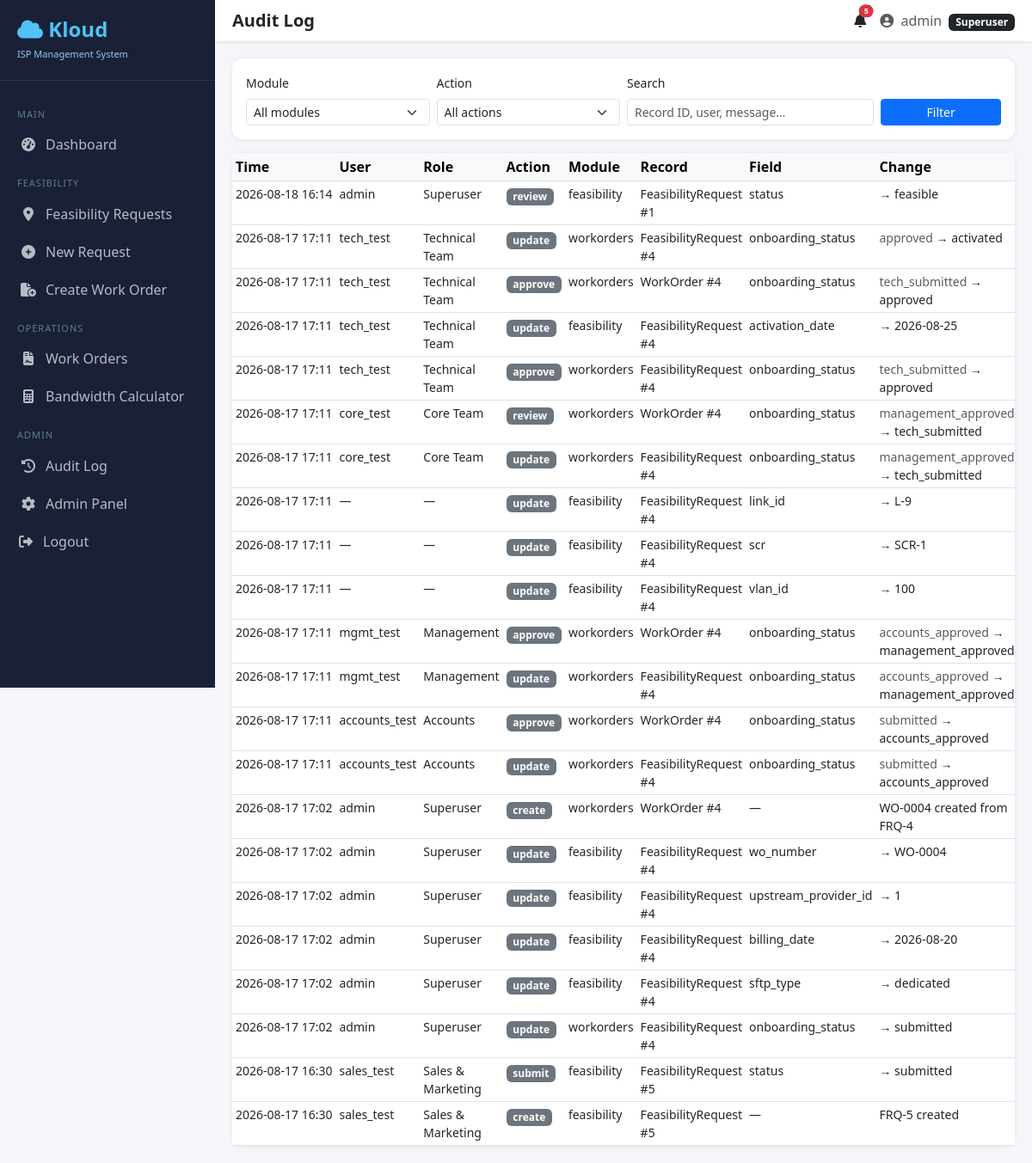
The app's page /accounts/audit/ (signed in) with its own data.
### accounts_dept/models.py (models this page shows, shortened)
class AuditLog(models.Model):
    ACTION_CREATE = 'create'
    ACTION_UPDATE = 'update'
    ACTION_DELETE = 'delete'
    ACTION_SUBMIT = 'submit'
    ACTION_REVIEW = 'review'
    ACTION_APPROVE = 'approve'
    ACTION_REJECT = 'reject'
    ACTION_EXPORT = 'export'
    ACTION_LOGIN = 'login'
    user = models.ForeignKey(
        settings.AUTH_USER_MODEL,
        on_delete=models.SET_NULL,
        null=True,
        blank=True,
        related_name='audit_logs',
    )
    role_name = models.CharField(max_length=80, blank=True)
    action = models.CharField(max_length=40)
    module = models.CharField(max_length=40)
    record_type = models.CharField(max_length=80)
    record_id = models.CharField(max_length=40)
    field_name = models.CharField(max_length=80, blank=True)
    old_value = models.TextField(blank=True)
    new_value = models.TextField(blank=True)
    message = models.TextField(blank=True)
    ip_address = models.GenericIPAddressField(null=True, blank=True)
    source = models.CharField(max_length=40, default='web')
    created_at = models.DateTimeField(auto_now_add=True)
    class Meta:
        ordering = ['-created_at']
        indexes = [
            models.Index(fields=['module', 'record_type', 'record_id']),
            models.Index(fields=['-created_at']),
        ]

### accounts_dept/views.py (the view, shortened to what this page needs)
# urls.py: path('audit/', views.audit_log_list, name='audit_log'),
@permission_required('audit.view')
def audit_log_list(request):
    qs = AuditLog.objects.select_related('user').all()
    module = request.GET.get('module', '')
    action = request.GET.get('action', '')
    search = request.GET.get('search', '').strip()
    if module:
        qs = qs.filter(module=module)
    if action:
        qs = qs.filter(action=action)
    paginator = Paginator(qs, int(request.GET.get('per_page', 25)))
    page = paginator.get_page(request.GET.get('page'))
    modules = AuditLog.objects.values_list('module', flat=True).distinct()
    actions = AuditLog.objects.values_list('action', flat=True).distinct()
    return render(request, 'accounts_dept/audit_log.html', {
        'page': page,
        'module_filter': module,
        'action_filter': action,
        'search': search,
        'modules': sorted(set(modules)),
        'actions': sorted(set(actions)),
    })

### accounts_dept/context_processors.py (called while the page is built)
def rbac_context(request):
    from .permissions import get_user_role, get_user_permission_codenames
    from .models import Notification
    if not request.user.is_authenticated:
        return {}
    role = get_user_role(request.user)
    unread = Notification.objects.filter(user=request.user, is_read=False)
    return {
        'user_role': role,
        'user_perm_codenames': get_user_permission_codenames(request.user),
        'unread_notification_count': unread.count(),
        'recent_notifications': list(unread[:5]),
    }

### accounts_dept/permissions.py (called while the page is built, shortened)
def codename(module, action):
    return f'{module}.{action}'

def get_user_role(user):
    if not user or not user.is_authenticated:
        return None
    if user.is_superuser:
        return None

def get_user_permission_codenames(user):
    if not user or not user.is_authenticated:
        return set()
    if user.is_superuser:
        return {codename(m, a) for m, a, _ in PERMISSION_REGISTRY}

def user_has_perm(user, perm_codename):
    if not user or not user.is_authenticated:
        return False
    if user.is_superuser:
        return True
    role = get_user_role(user)
    if role and role.is_super_role:
        return True
    return perm_codename in get_user_permission_codenames(user)

### accounts_dept/templatetags/rbac_tags.py (called while the page is built)
@register.simple_tag(takes_context=True)
def has_perm(context, codename):
    request = context.get('request')
    if not request or not request.user.is_authenticated:
        return False
    return user_has_perm(request.user, codename)

### accounts_dept/templates/accounts_dept/audit_log.html (shortened to what this page needs)
{% extends 'base.html' %}
{% load rbac_tags %}
{% block page_title %}Audit Log{% endblock %}
{% block content %}
<div class="card mb-3">
  <div class="card-body">
    <form method="get" class="row g-2 align-items-end">
      <div class="col-md-3">
        <label class="form-label small">Module</label>
        <select name="module" class="form-select form-select-sm">
          <option value="">All modules</option>
        </select>
      </div>
      <div class="col-md-3">
        <label class="form-label small">Action</label>
        <select name="action" class="form-select form-select-sm">
          <option value="">All actions</option>
        </select>
      </div>
      <div class="col-md-4">
        <label class="form-label small">Search</label>
        <input type="text" name="search" class="form-control form-control-sm" value="{{ search }}" placeholder="Record ID, user, message…">
      </div>
      <div class="col-md-2">
        <button type="submit" class="btn btn-primary btn-sm w-100">Filter</button>
      </div>
    </form>
  </div>
</div>
<div class="card">
  <div class="card-body p-0">
    <div class="table-responsive">
      <table class="table table-sm table-hover mb-0">
        <thead class="table-light">
          <tr>
            <th>Time</th>
            <th>User</th>
            <th>Role</th>
            <th>Action</th>
            <th>Module</th>
            <th>Record</th>
            <th>Field</th>
            <th>Change</th>
          </tr>
        </thead>
        <tbody>
          {% for log in page %}
          <tr>
            <td class="small text-nowrap">{{ log.created_at|date:"Y-m-d H:i" }}</td>
            <td class="small">{{ log.user.username|default:"—" }}</td>
            <td class="small">{{ log.role_name|default:"—" }}</td>
            <td><span class="badge bg-secondary">{{ log.action }}</span></td>
            <td class="small">{{ log.module }}</td>
            <td class="small">{{ log.record_type }} #{{ log.record_id }}</td>
            <td class="small">{{ log.field_name|default:"—" }}</td>
            <td class="small">
              {% if log.field_name %}
              <span class="text-muted">{{ log.old_value|truncatechars:30 }}</span>
              → <span>{{ log.new_value|truncatechars:30 }}</span>
              {% else %}
              {{ log.message|truncatechars:60 }}
              {% endif %}
            </td>
          </tr>
          {% empty %}
          <tr><td colspan="9" class="text-center text-muted py-4">No audit entries found.</td></tr>
          {% endfor %}
        </tbody>
      </table>
    </div>
  </div>
</div>
{% endblock %}

### templates/base.html (shortened to what this page needs)
<!DOCTYPE html>
<html lang="en">
<head>
  <link href="https://cdn.jsdelivr.net/npm/bootstrap@5.3.0/dist/css/bootstrap.min.css" rel="stylesheet">
  <link href="https://cdnjs.cloudflare.com/ajax/libs/font-awesome/6.4.0/css/all.min.css" rel="stylesheet">
</head>
<body>
<nav class="sidebar">
  <div class="brand">
    <h4><i class="fas fa-cloud"></i> Kloud</h4>
    <small>ISP Management System</small>
  </div>
  {% if user.is_authenticated %}
  {% load rbac_tags %}
  <div class="mt-3">
    <div class="nav-section">Main</div>
    {% has_perm 'menu.dashboard' as can_dashboard %}
    {% if can_dashboard %}
    <a class="nav-link {% block nav_dashboard %}{% endblock %}" href="{% url 'feasibility:dashboard' %}">
      <i class="fas fa-tachometer-alt fa-fw"></i> Dashboard
    </a>
    {% endif %}
    {% has_perm 'menu.feasibility' as can_feasibility %}
    {% if can_feasibility %}
    <div class="nav-section">Feasibility</div>
    <a class="nav-link {% block nav_feasibility %}{% endblock %}" href="{% url 'feasibility:dashboard' %}">
      <i class="fas fa-map-marker-alt fa-fw"></i> Feasibility Requests
    </a>
    {% has_perm 'feasibility.create' as can_create_frq %}
    {% if can_create_frq %}
    <a class="nav-link" href="{% url 'feasibility:create' %}">
      <i class="fas fa-plus-circle fa-fw"></i> New Request
    </a>
    {% endif %}
    {% has_perm 'workorders.create' as can_create_wo %}
    {% if can_create_wo %}
    <a class="nav-link {% block nav_wo_create %}{% endblock %}" href="{% url 'feasibility:work_order_create' %}">
      <i class="fas fa-file-circle-plus fa-fw"></i> Create Work Order
    </a>
    {% endif %}
    {% endif %}
    {% has_perm 'menu.workorders' as can_workorders %}
    {% if can_workorders %}
    <div class="nav-section">Operations</div>
    <a class="nav-link {% block nav_workorders %}{% endblock %}" href="{% url 'workorders:list' %}">
      <i class="fas fa-file-contract fa-fw"></i> Work Orders
    </a>
    {% endif %}
    {% has_perm 'menu.calculator' as can_calculator %}
    {% if can_calculator %}
    <a class="nav-link {% block nav_calculator %}{% endblock %}" href="{% url 'workorders:calculator' %}">
      <i class="fas fa-calculator fa-fw"></i> Bandwidth Calculator
    </a>
    {% endif %}
    <div class="nav-section">Admin</div>
    {% has_perm 'audit.view' as can_audit %}
    {% if can_audit %}
    <a class="nav-link {% block nav_audit %}{% endblock %}" href="{% url 'accounts:audit_log' %}">
      <i class="fas fa-history fa-fw"></i> Audit Log
    </a>
    {% endif %}
    {% has_perm 'admin.access' as can_admin %}
    {% if can_admin or user.is_superuser %}
    <a class="nav-link" href="/admin/">
      <i class="fas fa-cog fa-fw"></i> Admin Panel
    </a>
    {% endif %}
    <form method="post" action="{% url 'logout' %}" class="m-0">
      <button type="submit" class="nav-link border-0 bg-transparent w-100 text-start">
        <i class="fas fa-sign-out-alt fa-fw"></i> Logout
      </button>
    </form>
  </div>
  {% endif %}
</nav>
<div class="main-content">
  <div class="topbar">
    <h5 class="mb-0 fw-bold text-dark">{% block page_title %}Dashboard{% endblock %}</h5>
    <div class="d-flex align-items-center gap-3">
      {% if user.is_authenticated %}
      <div class="dropdown">
        <a class="text-dark text-decoration-none position-relative" href="#" data-bs-toggle="dropdown">
          <i class="fas fa-bell"></i>
          {% if unread_notification_count %}<span class="position-absolute top-0 start-100 translate-middle badge rounded-pill bg-danger" style="font-size:9px">{{ unread_notification_count }}</span>{% endif %}
        </a>
      </div>
      <span class="text-muted">
        <i class="fas fa-user-circle me-1"></i> {{ user.get_full_name|default:user.username }}
        {% if user_role %}<span class="badge bg-secondary ms-1">{{ user_role.name }}</span>{% elif user.is_superuser %}<span class="badge bg-dark ms-1">Superuser</span>{% endif %}
      </span>
      {% endif %}
    </div>
  </div>
  {% block content %}{% endblock %}
</div>
</body>
</html>

### templates/base.html (style rules this page uses)
body { background: #f4f6f9; font-family: 'Segoe UI', sans-serif; }
.sidebar { min-height: 100vh; background: #1a2035; color: #fff; width: 250px; position: fixed; top: 0; left: 0; padding-top: 20px; z-index: 100; }
.sidebar .brand { padding: 0 20px 20px; border-bottom: 1px solid #2d3559; }
.sidebar .brand h4 { color: #4fc3f7; font-weight: 700; margin: 0; }
.sidebar .brand small { color: #90caf9; font-size: 11px; }
.sidebar .nav-link { color: #b0bec5; padding: 10px 20px; display: flex; align-items: center; gap: 10px; transition: all .2s; border-left: 3px solid transparent; }
.sidebar button.nav-link { cursor: pointer; font: inherit; }
.sidebar .nav-section { color: #607d8b; font-size: 11px; padding: 15px 20px 5px; text-transform: uppercase; letter-spacing: 1px; }
.main-content { margin-left: 250px; padding: 20px; }
.topbar { background: #fff; padding: 12px 20px; margin: -20px -20px 20px; box-shadow: 0 1px 4px rgba(0,0,0,.1); display: flex; justify-content: space-between; align-items: center; }
.card { border: none; border-radius: 12px; box-shadow: 0 1px 6px rgba(0,0,0,.08); }

### records on screen
AuditLog: created_at "2026-08-18 16:14", user.username "admin", role_name "Superuser", action "review", module "feasibility", record_type "FeasibilityRequest", record_id "1", field_name "status", new_value "feasible"
AuditLog: created_at "2026-08-17 17:11", user.username "tech_test", role_name "Technical Team", action "update", module "workorders", record_type "FeasibilityRequest", record_id "4", field_name "onboarding_status", old_value "approved", new_value "activated"
AuditLog: created_at "2026-08-17 17:11", user.username "tech_test", role_name "Technical Team", action "approve", module "workorders", record_type "WorkOrder", record_id "4", field_name "onboarding_status", old_value "tech_submitted", new_value "approved"
AuditLog: created_at "2026-08-17 17:11", user.username "tech_test", role_name "Technical Team", action "update", module "feasibility", record_type "FeasibilityRequest", record_id "4", field_name "activation_date", new_value "2026-08-25"
AuditLog: created_at "2026-08-17 17:11", user.username "tech_test", role_name "Technical Team", action "approve", module "workorders", record_type "FeasibilityRequest", record_id "4", field_name "onboarding_status", old_value "tech_submitted", new_value "approved"
AuditLog: created_at "2026-08-17 17:11", user.username "core_test", role_name "Core Team", action "review", module "workorders", record_type "WorkOrder", record_id "4", field_name "onboarding_status", old_value "management_approved", new_value "tech_submitted"
AuditLog: created_at "2026-08-17 17:11", user.username "core_test", role_name "Core Team", action "update", module "workorders", record_type "FeasibilityRequest", record_id "4", field_name "onboarding_status", old_value "management_approved", new_value "tech_submitted"
AuditLog: created_at "2026-08-17 17:11", user.username "—", role_name "—", action "update", module "feasibility", record_type "FeasibilityRequest", record_id "4", field_name "link_id", new_value "L-9"
AuditLog: created_at "2026-08-17 17:11", user.username "—", role_name "—", action "update", module "feasibility", record_type "FeasibilityRequest", record_id "4", field_name "scr", new_value "SCR-1"
AuditLog: created_at "2026-08-17 17:11", user.username "—", role_name "—", action "update", module "feasibility", record_type "FeasibilityRequest", record_id "4", field_name "vlan_id", new_value "100"
AuditLog: created_at "2026-08-17 17:11", user.username "mgmt_test", role_name "Management", action "approve", module "workorders", record_type "WorkOrder", record_id "4", field_name "onboarding_status", old_value "accounts_approved", new_value "management_approved"
AuditLog: created_at "2026-08-17 17:11", user.username "mgmt_test", role_name "Management", action "update", module "workorders", record_type "FeasibilityRequest", record_id "4", field_name "onboarding_status", old_value "accounts_approved", new_value "management_approved"
AuditLog: created_at "2026-08-17 17:11", user.username "accounts_test", role_name "Accounts", action "approve", module "workorders", record_type "WorkOrder", record_id "4", field_name "onboarding_status", old_value "submitted", new_value "accounts_approved"
AuditLog: created_at "2026-08-17 17:11", user.username "accounts_test", role_name "Accounts", action "update", module "workorders", record_type "FeasibilityRequest", record_id "4", field_name "onboarding_status", old_value "submitted", new_value "accounts_approved"
AuditLog: created_at "2026-08-17 17:02", user.username "admin", role_name "Superuser", action "create", module "workorders", record_type "WorkOrder", record_id "4", field_name "—", message "WO-0004 created from FRQ-4"
AuditLog: created_at "2026-08-17 17:02", user.username "admin", role_name "Superuser", action "update", module "feasibility", record_type "FeasibilityRequest", record_id "4", field_name "wo_number", new_value "WO-0004"
AuditLog: created_at "2026-08-17 17:02", user.username "admin", role_name "Superuser", action "update", module "feasibility", record_type "FeasibilityRequest", record_id "4", field_name "upstream_provider_id", new_value "1"
AuditLog: created_at "2026-08-17 17:02", user.username "admin", role_name "Superuser", action "update", module "feasibility", record_type "FeasibilityRequest", record_id "4", field_name "billing_date", new_value "2026-08-20"
AuditLog: created_at "2026-08-17 17:02", user.username "admin", role_name "Superuser", action "update", module "feasibility", record_type "FeasibilityRequest", record_id "4", field_name "sftp_type", new_value "dedicated"
AuditLog: created_at "2026-08-17 17:02", user.username "admin", role_name "Superuser", action "update", module "workorders", record_type "FeasibilityRequest", record_id "4", field_name "onboarding_status", new_value "submitted"
AuditLog: created_at "2026-08-17 16:30", user.username "sales_test", role_name "Sales & Marketing", action "submit", module "feasibility", record_type "FeasibilityRequest", record_id "5", field_name "status", new_value "submitted"
AuditLog: created_at "2026-08-17 16:30", user.username "sales_test", role_name "Sales & Marketing", action "create", module "feasibility", record_type "FeasibilityRequest", record_id "5", field_name "—", message "FRQ-5 created"

### other values on screen
{{ unread_notification_count }} "5"
{{ user.get_full_name|default:user.username }} "admin"
